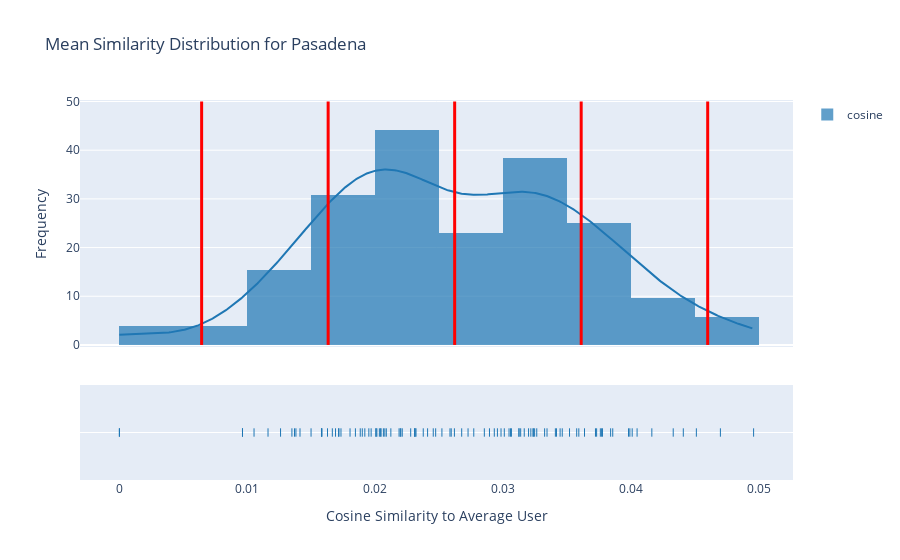

This figure's notebook cell:
### Code cell
fig = ff.create_distplot(np.array([df.cosine.to_list()]), ['cosine'],bin_size=.005)
mean = df.cosine.mean()
std = df.cosine.std()
lines = [mean,mean+std,mean-std,mean+2*std,mean-2*std]
for each in lines:
    fig.add_shape(
            # Line Vertical
            dict(
                type="line",
                x0=each,
                y0=0,
                x1=each,
                y1=50,
                line=dict(
                    color="Red",
                    width=3
                )
    ))
fig.update_layout(title={'text':'Mean Similarity Distribution for {}'.format('Pasadena'),
                    'xanchor': 'left'},
                    xaxis_title="Cosine Similarity to Average User",
                    yaxis_title="Frequency",)
fig.show()

### Figure 1 — Plotly figure (JSON) as saved in the notebook; plotly's stock layout.template omitted (floating-point values rounded to 4 significant figures; data arrays with more than 128 entries replaced by an {"elided": "..."} marker saying what was removed)
{"data": [{"autobinx": false, "histnorm": "probability density", "legendgroup": "cosine", "marker": {"color": "rgb(31, 119, 180)"}, "name": "cosine", "opacity": 0.7, "type": "histogram", "x": [0.03322, 0.02062, 0.01379, 0.03214, 0.02031, 0.02953, 0.01497, 0.01882, 0.03633, 0.0326, 0.02309, 0.03977, 0.0221, 0.02452, 0.04326, 0.01731, 0.02981, 0.02276, 0.02004, 0.02308, 0.0252, 0.03231, 0.03516, 0.01844, 0.02617, 0.01712, 0.02044, 0.04954, 0.03341, 0.03163, 0.03062, 0.04159, 0.02012, 0.01917, 0.02582, 0.02851, 0.01259, 0.01368, 0.03121, 0.01715, 0.03056, 0.02317, 0.03196, 0.01967, 0.03572, 0.009615, 0.03234, 0.02674, 0.02074, 0.03988, 0.02891, 0.03728, 0.03443, 0.03767, 0.03854, 0.02085, 0.02592, 0.02005, 0.02194, 0.03044, 0.01626, 0.02121, 0.01949, 0.01802, 0.03135, 0.04405, 0.01688, 0.04507, 0.01411, 0.02724, 0.01663, 0.01348, 0.0158, 0, 0.03838, 0.009615, 0.04006, 0.04044, 0.03121, 0.03774, 0.02408, 0.03007, 0.01897, 0, 0.01582, 0.02768, 0.01052, 0.02374, 0.02041, 0.03414, 0.01579, 0.03406, 0.02929, 0.02307, 0.03757, 0.02471, 0.02198, 0.03719, 0.01161, 0.03244, 0.04695, 0.03589, 0.0346, 0.02185], "xaxis": "x", "xbins": {"end": 0.04954, "size": 0.005, "start": 0}, "yaxis": "y"}, {"legendgroup": "cosine", "marker": {"color": "rgb(31, 119, 180)"}, "mode": "lines", "name": "cosine", "showlegend": false, "type": "scatter", "x": {"elided": "500 float values"}, "xaxis": "x", "y": {"elided": "500 float values"}, "yaxis": "y"}, {"legendgroup": "cosine", "marker": {"color": "rgb(31, 119, 180)", "symbol": "line-ns-open"}, "mode": "markers", "name": "cosine", "showlegend": false, "type": "scatter", "x": [0.03322, 0.02062, 0.01379, 0.03214, 0.02031, 0.02953, 0.01497, 0.01882, 0.03633, 0.0326, 0.02309, 0.03977, 0.0221, 0.02452, 0.04326, 0.01731, 0.02981, 0.02276, 0.02004, 0.02308, 0.0252, 0.03231, 0.03516, 0.01844, 0.02617, 0.01712, 0.02044, 0.04954, 0.03341, 0.03163, 0.03062, 0.04159, 0.02012, 0.01917, 0.02582, 0.02851, 0.01259, 0.01368, 0.03121, 0.01715, 0.03056, 0.02317, 0.03196, 0.01967, 0.03572, 0.009615, 0.03234, 0.02674, 0.02074, 0.03988, 0.02891, 0.03728, 0.03443, 0.03767, 0.03854, 0.02085, 0.02592, 0.02005, 0.02194, 0.03044, 0.01626, 0.02121, 0.01949, 0.01802, 0.03135, 0.04405, 0.01688, 0.04507, 0.01411, 0.02724, 0.01663, 0.01348, 0.0158, 0, 0.03838, 0.009615, 0.04006, 0.04044, 0.03121, 0.03774, 0.02408, 0.03007, 0.01897, 0, 0.01582, 0.02768, 0.01052, 0.02374, 0.02041, 0.03414, 0.01579, 0.03406, 0.02929, 0.02307, 0.03757, 0.02471, 0.02198, 0.03719, 0.01161, 0.03244, 0.04695, 0.03589, 0.0346, 0.02185], "xaxis": "x", "y": ["cosine", "cosine", "cosine", "cosine", "cosine", "cosine", "cosine", "cosine", "cosine", "cosine", "cosine", "cosine", "cosine", "cosine", "cosine", "cosine", "cosine", "cosine", "cosine", "cosine", "cosine", "cosine", "cosine", "cosine", "cosine", "cosine", "cosine", "cosine", "cosine", "cosine", "cosine", "cosine", "cosine", "cosine", "cosine", "cosine", "cosine", "cosine", "cosine", "cosine", "cosine", "cosine", "cosine", "cosine", "cosine", "cosine", "cosine", "cosine", "cosine", "cosine", "cosine", "cosine", "cosine", "cosine", "cosine", "cosine", "cosine", "cosine", "cosine", "cosine", "cosine", "cosine", "cosine", "cosine", "cosine", "cosine", "cosine", "cosine", "cosine", "cosine", "cosine", "cosine", "cosine", "cosine", "cosine", "cosine", "cosine", "cosine", "cosine", "cosine", "cosine", "cosine", "cosine", "cosine", "cosine", "cosine", "cosine", "cosine", "cosine", "cosine", "cosine", "cosine", "cosine", "cosine", "cosine", "cosine", "cosine", "cosine", "cosine", "cosine", "cosine", "cosine", "cosine", "cosine"], "yaxis": "y2"}], "layout": {"barmode": "overlay", "hovermode": "closest", "legend": {"traceorder": "reversed"}, "shapes": [{"line": {"color": "Red", "width": 3}, "type": "line", "x0": 0.02619, "x1": 0.02619, "y0": 0, "y1": 50}, {"line": {"color": "Red", "width": 3}, "type": "line", "x0": 0.03607, "x1": 0.03607, "y0": 0, "y1": 50}, {"line": {"color": "Red", "width": 3}, "type": "line", "x0": 0.01631, "x1": 0.01631, "y0": 0, "y1": 50}, {"line": {"color": "Red", "width": 3}, "type": "line", "x0": 0.04596, "x1": 0.04596, "y0": 0, "y1": 50}, {"line": {"color": "Red", "width": 3}, "type": "line", "x0": 0.006424, "x1": 0.006424, "y0": 0, "y1": 50}], "title": {"text": "Mean Similarity Distribution for Pasadena", "xanchor": "left"}, "xaxis": {"anchor": "y2", "domain": [0, 1], "title": {"text": "Cosine Similarity to Average User"}, "zeroline": false}, "yaxis": {"anchor": "free", "domain": [0.35, 1], "position": 0, "title": {"text": "Frequency"}}, "yaxis2": {"anchor": "x", "domain": [0, 0.25], "dtick": 1, "showticklabels": false}}}
